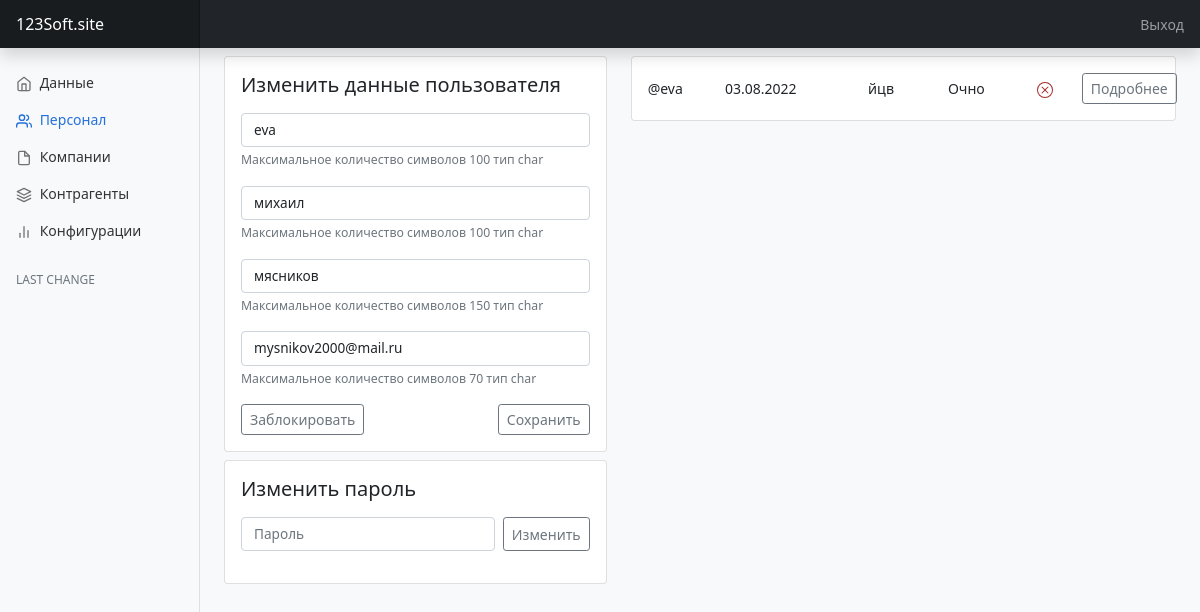
Page /staff/detail/3 (signed in) on the earlier database version.
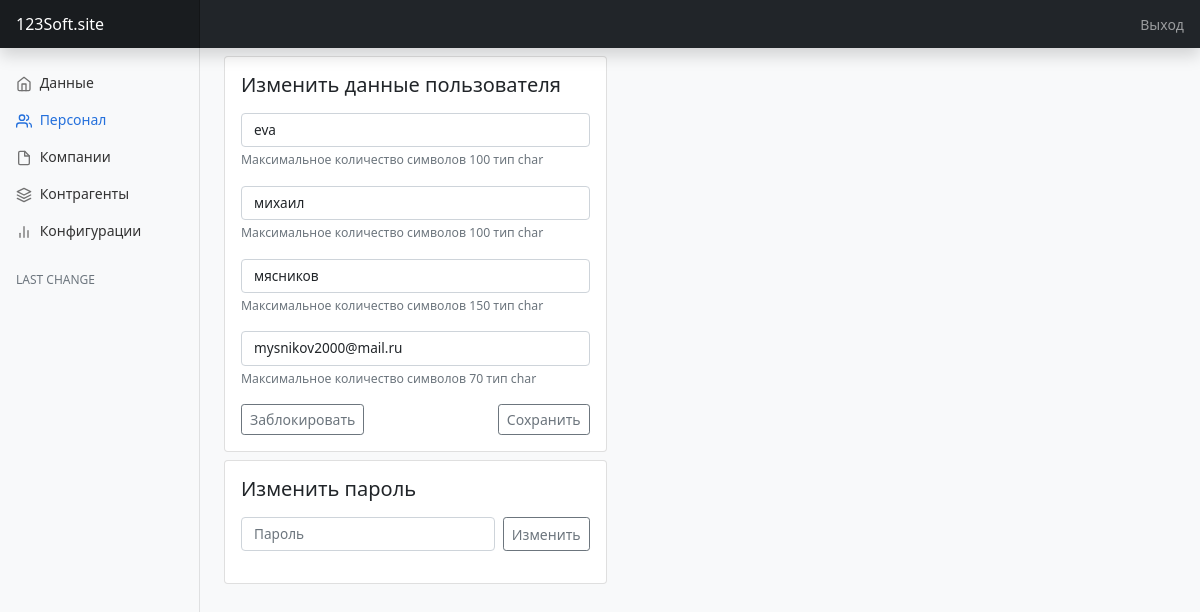
Same page on the later database version.
### SYSControl/models.py (models this page shows, shortened)
class HeadDataBase(models.Model):
    company = models.ForeignKey(Company, verbose_name='Организация', related_name='HeadDataBase_key', on_delete=models.PROTECT)
    user = models.ForeignKey(User, verbose_name='Пользователь', related_name='HeadDataBase_key', on_delete=models.PROTECT)
    date = models.DateField(auto_now=False, auto_now_add=False, verbose_name='Дата создания')
    distance = models.BooleanField(verbose_name='Удаленно')
    chek = models.BooleanField(verbose_name='Проверено', default=False)
    comment = models.CharField(max_length=50, verbose_name='Комментарий', default="")

class Company(models.Model):
    name = models.CharField(max_length=100, verbose_name='Организация')
    def __str__(self):
        return self.name

### SYSControl/views.py (the view)
# urls.py: path('detail/<int:id>', BaseView.detailView, name='baseDetail'),
    def detailView(request, id):
        if request.user.is_superuser:
            model = User.objects.get(id=id)
            data = HeadDataBase.objects.all().order_by('-id')
            context = {
                'user': model,
                'data': data
                }
            return render(request, 'staff_detail.html', context)
        else:
            return HttpResponseRedirect('/errorPage')

### templates/staff_detail.html (shortened to what the changed rows need)
{% extends 'base.html' %}
{% block content %}
    <div class="conteiner mt-2">
        <div class="row">
            <div class="col-md-7">
                {% for item in user.HeadDataBase_key.all|dictsortreversed:"id" %}
                    <div class="card card-body mb-2">
                        <div class="row align-items-center">
                            <div class="col-2 ">@{{item.user.username}}</div>
                            <div class="col-2 p-0">{{item.date|date:"d.m.Y"}} </div>
                            <div class="col-3 text-center p-0">{{item.company}}</div>
                            <div class="col-2 p-0">{% if item.distance %}Удаленно{% else %}Очно{% endif %}</div>
                            <div class="col-1 p-0" >
                            </div>
                            <div class="col-2 p-0"><a href="{% url 'baseDetail' item.id %}" class="btn btn-sm btn-outline-secondary">Подробнее</a></div>
                        </div>
                    </div>
                {% endfor %}
            </div>
        </div>
    </div>
{% endblock %}

Differences in the rows shown:
no longer on this page (row edited): HeadDataBase: user.username "eva", date "03.08.2022", company "йцв", distance "Очно", chek False (drawn)
